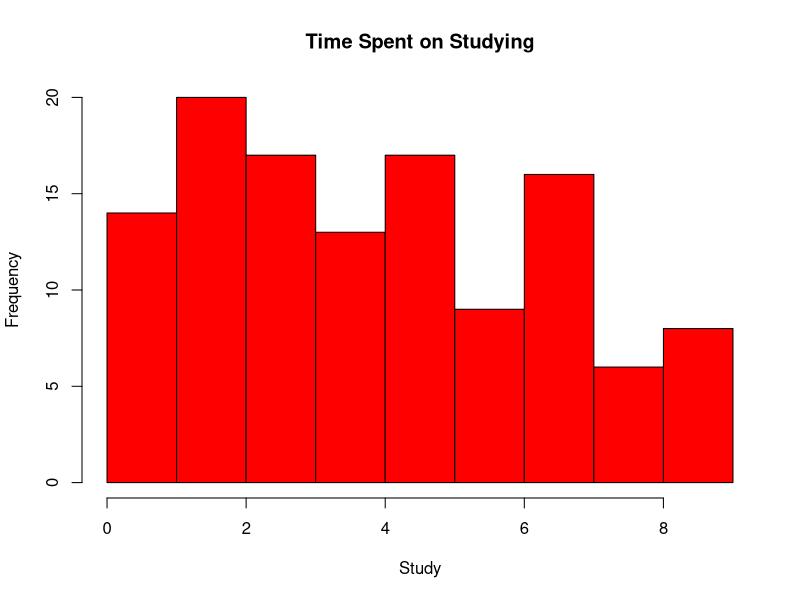
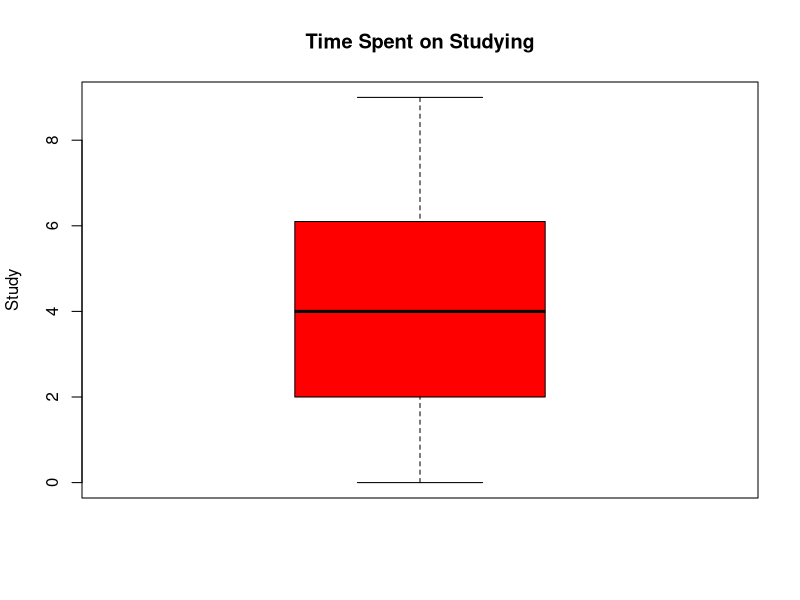
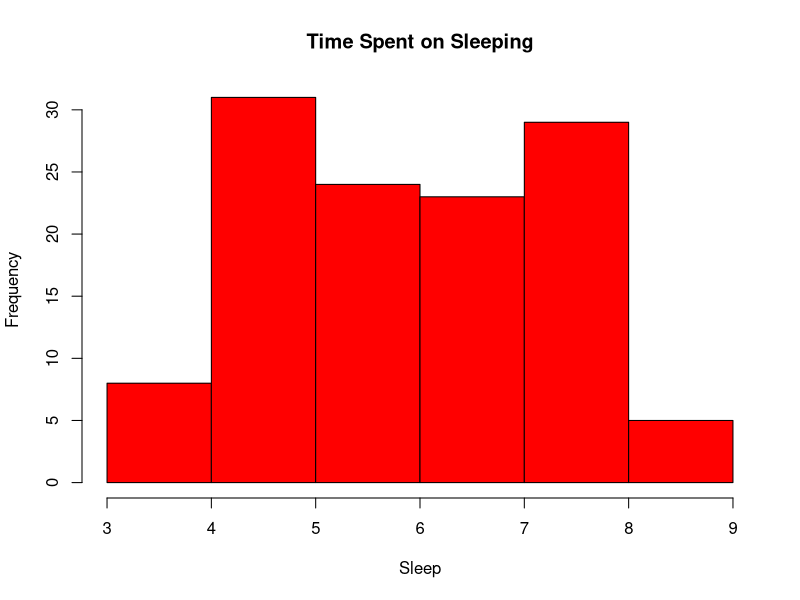
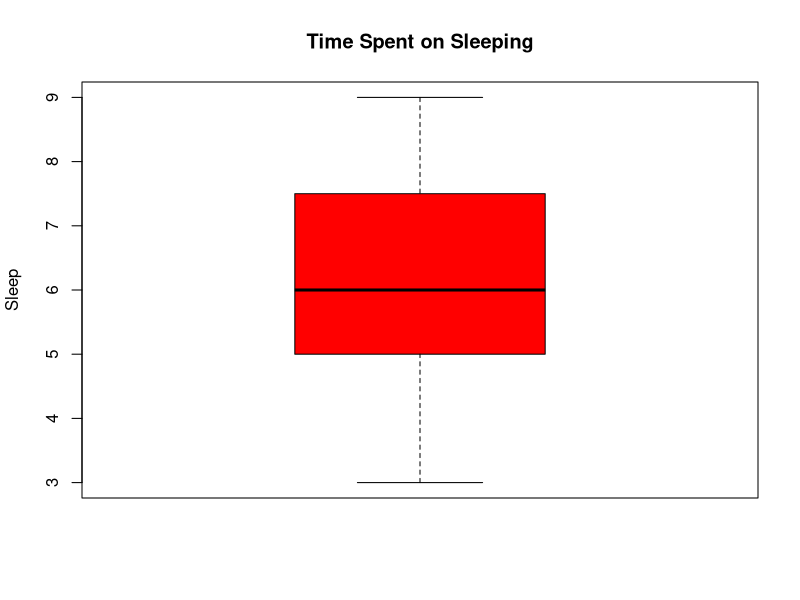
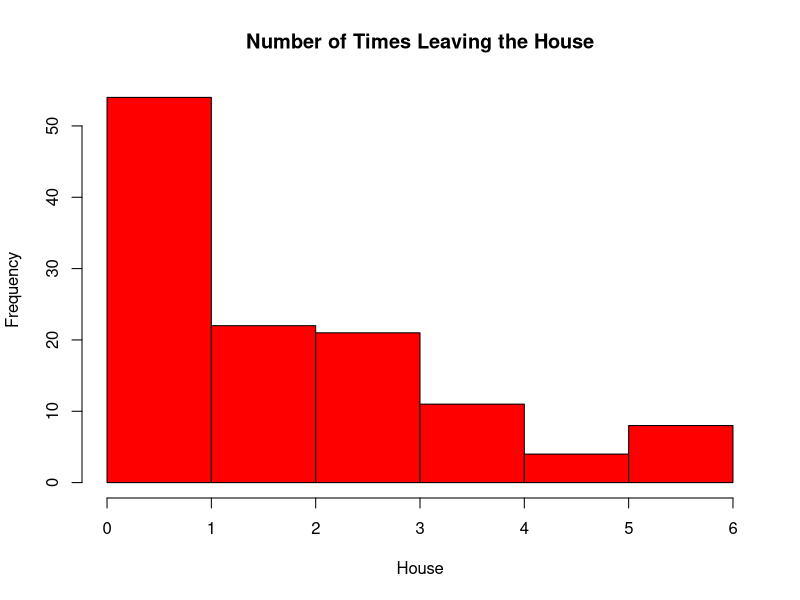
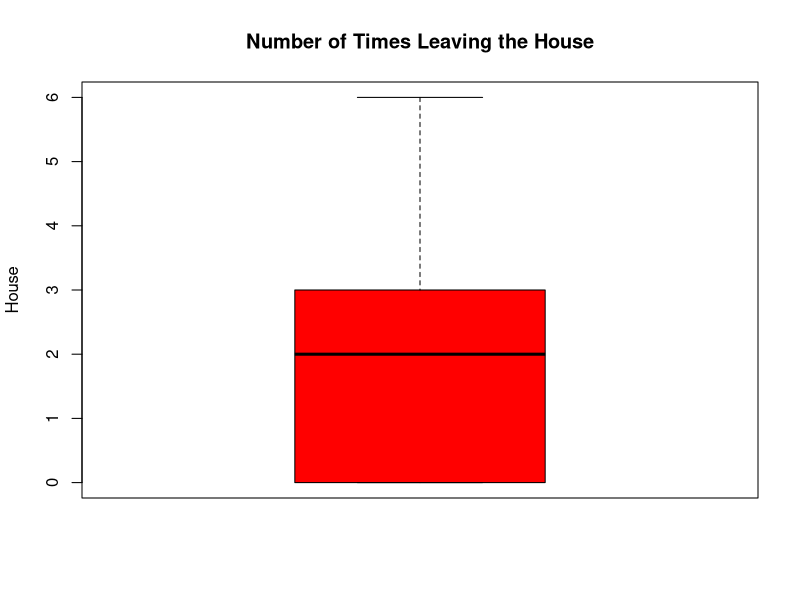

R code for these plots, in order:
## ---- chunk 1
pd<-read.csv(file="Personalized Data -Goodnews.csv", header=TRUE)
pd.3vars<-subset(pd, select=c("Study", "Sleep", "House"))
summary(pd.3vars)
## ---- chunk 2
study.sd<-sd(pd$Study)
sleep.sd<-sd(pd$Sleep)
house.sd<-sd(pd$House)
## ---- chunk 3
#Show output only
hist(pd$Study, xlab="Study", main="Time Spent on Studying", col="red")
boxplot(pd$Study, ylab="Study", main="Time Spent on Studying", col="red")
## ---- chunk 4
#Show output only
hist(pd$Sleep, xlab="Sleep", main="Time Spent on Sleeping", col="red")
boxplot(pd$Sleep, ylab="Sleep", main="Time Spent on Sleeping", col="red")
## ---- chunk 5
#Show output only
hist(pd$House, xlab="House", main="Number of Times Leaving the House", col="red")
boxplot(pd$House, ylab="House", main="Number of Times Leaving the House", col="red")
## ---- chunk 6
#Create a 95% confidence interval for the mean number of hours spent studying per day. Interpret the interval in the context of the problem.
st.conf<-t.test(pd$Study, conf.level = 0.95)
st.conf
## ---- chunk 7
#Create a 95% confidence interval for the mean number of hours spent sleeping per day. Interpret the interval in the context of the problem.
sl.conf<-t.test(pd$Sleep, conf.level = 0.95)
sl.conf
## ---- chunk 8
#Create a 95% confidence interval for the mean of the quantitative variable of your choice (variable 9). Interpret the interval in the context of the problem.
h.conf<-t.test(pd$House, conf.level = 0.95)
h.conf

## ---- chunk 9
#mean number of hours studied is greater than 3.13 hours per day
hst<-t.test(pd$Study, alternative="greater", mu = 3.13)
hst
## ---- chunk 10
# How many hours do you think you spend sleeping per day? Test your hypothesis using a two-sided
#test at the 0.05 level of significance
hslp<-t.test(pd$Sleep, alternative = "two.sided", mu = 5)
hslp
## ---- chunk 11
#Create a set of hypotheses to test relating to your quantitative variable of choice (variable 9). Test at the 0.05 level of significance
#that i live my house more than 10 times a day
hhu<-t.test(pd$House, alternative = "greater", mu = 10)
hhu


## ---- chunk 12
#create subsets by term
gFall<-subset(pd, Semester=="F21", select="Study")
gWinter<-subset(pd, Semester=="W22", select="Study")

## ---- chunk 13
#part 3.2 - create a random sample of 10 days from each subset
#This selects a random valve each time.
gFall3.2<-sample(gFall$Study, 10)
gWinter3.2<-sample(gWinter$Study, 10)

t.tst<-t.test(gWinter3.2, gFall3.2,
       var.equal=FALSE, #independent groups
       paired=FALSE, #independent groups
       conf.level=0.95, #alpha = 0.05
       alternative="greater", 
       mu = 0)
t.tst

mean(gWinter3.2)
mean(gFall3.2)

## ---- chunk 14
#part 3.3 - select the first 10 days from each subset
gFall3.3<-gFall[1:10,1]
gWinter3.3<-gWinter[1:10,1]

#As a paired t test
ptest<-t.test(gWinter3.3, gFall3.3,
       alternative="greater", mu=0,
       var.equal=FALSE,
       paired=TRUE)
ptest
